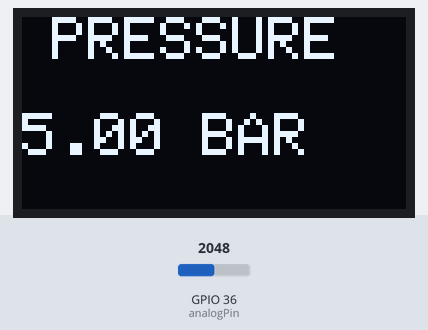
The sketch below on a simulated ESP32. Parts: 128×64 one-colour display. The inputs (shaded band) are chosen by the test bench; at power-on: GPIO 36 (analogPin) = 2048. WiFi joins after 1.5 s; servers stay silent unless stated; what the sketch prints to the serial monitor is not drawn.

Above: at 1.6 s.

The sketch:

Pressure.ino
```cpp
#include <ThingSpeak.h>
#include <WiFi.h>
#include <Adafruit_GFX.h>
#include <Adafruit_SSD1306.h>


#define SCREEN_WIDTH 128    // OLED display width, in pixels
#define SCREEN_HEIGHT 64    // OLED display height, in pixels
#define OLED_RESET -1       // Reset pin # (or -1 if sharing Arduino reset pin)

Adafruit_SSD1306 display(SCREEN_WIDTH, SCREEN_HEIGHT, &Wire, OLED_RESET);
// Hostpot
const char *ssid =  "AGUS";
const char *pass =  "agus1234";
WiFiClient client;
//thingspeak settings
unsigned long channel = 2542864; //your channel ID number
const char *apiKey = "JLHGPMTWWQEBDGIR"; //your channel write API Key
const int analogPin = 36; // Pin analog untuk membaca sensor tekanan air

void setup() {
  display.begin(SSD1306_SWITCHCAPVCC, 0x3C); //initialize with the I2C addr 0x3C (128x64)
  Serial.begin(9600); // Inisialisasi komunikasi serial
  //connect to WiFi
  Serial.print("Connecting to: "); Serial.println(ssid);
  WiFi.begin(ssid, pass);

  while (WiFi.status() != WL_CONNECTED) {
    delay(500);
    Serial.print(".");
  }

  Serial.println("\nWiFi connected\n");
  ThingSpeak.begin(client); //initialize ThingSpeak
}

void loop() {
  // Baca nilai analog dari sensor tekanan air
  int sensorValue = analogRead(analogPin);

  // Konversi nilai analog menjadi tekanan dalam bar (diasumsikan menggunakan sensor yang sesuai)
  float pressure = map(sensorValue, 0, 4095, 0, 10); // Ubah dari rentang 0-4095 ke rentang 0-10 bar

  // Cetak nilai tekanan ke Serial Monitor
  Serial.print("Tekanan Air: ");
  Serial.print(pressure);
  Serial.println(" bar");

  display.clearDisplay();
  display.setCursor(10,0);
  display.setTextSize(2);
  display.setTextColor(WHITE);
  display.println("PRESSURE");

  display.println();
  display.print(pressure);
  display.println(" BAR");
  display.display();

  int x = ThingSpeak.writeField(channel, 3, pressure, apiKey);
      if (x == 200) {
        Serial.println("Data " + String(pressure));
        Serial.print("Pressure: "); Serial.println(pressure);
        Serial.println("Update Successful.");
      }
      else {
        Serial.println("Data " + String(pressure));
        Serial.println("Problem updating data. HTTP error code " + String(x));
      }

      Serial.println("Waiting...\n");
      delay(20000);

  //delay(1000); // Tunda selama 1 detik sebelum membaca sensor lagi
}
```
